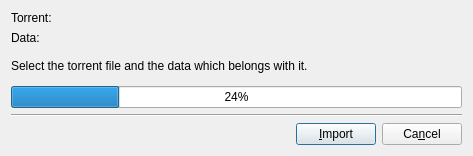
<?xml version="1.0" encoding="UTF-8"?>
<ui version="4.0">
 <class>ImportDialog</class>
 <widget class="QDialog" name="ImportDialog">
  <property name="geometry">
   <rect>
    <x>0</x>
    <y>0</y>
    <width>473</width>
    <height>156</height>
   </rect>
  </property>
  <property name="windowTitle">
   <string>Import an existing torrent</string>
  </property>
  <layout class="QVBoxLayout">
   <item>
    <layout class="QHBoxLayout">
     <item>
      <layout class="QVBoxLayout">
       <item>
        <widget class="QLabel" name="textLabel1">
         <property name="minimumSize">
          <size>
           <width>60</width>
           <height>0</height>
          </size>
         </property>
         <property name="text">
          <string>Torrent:</string>
         </property>
         <property name="wordWrap">
          <bool>false</bool>
         </property>
        </widget>
       </item>
       <item>
        <widget class="QLabel" name="textLabel2">
         <property name="minimumSize">
          <size>
           <width>60</width>
           <height>0</height>
          </size>
         </property>
         <property name="text">
          <string>Data:</string>
         </property>
         <property name="wordWrap">
          <bool>false</bool>
         </property>
        </widget>
       </item>
      </layout>
     </item>
     <item>
      <layout class="QVBoxLayout">
       <item>
        <widget class="KUrlRequester" name="m_torrent_url" native="true"/>
       </item>
       <item>
        <widget class="KUrlRequester" name="m_data_url" native="true"/>
       </item>
      </layout>
     </item>
    </layout>
   </item>
   <item>
    <widget class="QLabel" name="label">
     <property name="text">
      <string>Select the torrent file and the data which belongs with it.</string>
     </property>
    </widget>
   </item>
   <item>
    <widget class="QProgressBar" name="m_progress">
     <property name="value">
      <number>24</number>
     </property>
     <property name="format">
      <string>%p%</string>
     </property>
    </widget>
   </item>
   <item>
    <widget class="Line" name="line">
     <property name="orientation">
      <enum>Qt::Horizontal</enum>
     </property>
    </widget>
   </item>
   <item>
    <layout class="QHBoxLayout">
     <item>
      <spacer>
       <property name="orientation">
        <enum>Qt::Horizontal</enum>
       </property>
       <property name="sizeType">
        <enum>QSizePolicy::Expanding</enum>
       </property>
       <property name="sizeHint" stdset="0">
        <size>
         <width>61</width>
         <height>20</height>
        </size>
       </property>
      </spacer>
     </item>
     <item>
      <widget class="QPushButton" name="m_import_btn">
       <property name="text">
        <string>&amp;Import</string>
       </property>
      </widget>
     </item>
     <item>
      <widget class="QPushButton" name="m_cancel_btn">
       <property name="text">
        <string>Ca&amp;ncel</string>
       </property>
      </widget>
     </item>
    </layout>
   </item>
  </layout>
 </widget>
 <layoutdefault spacing="6" margin="11"/>
 <customwidgets>
  <customwidget>
   <class>KUrlRequester</class>
   <extends>QWidget</extends>
   <header>kurlrequester.h</header>
   <container>1</container>
  </customwidget>
 </customwidgets>
 <resources/>
 <connections/>
</ui>
